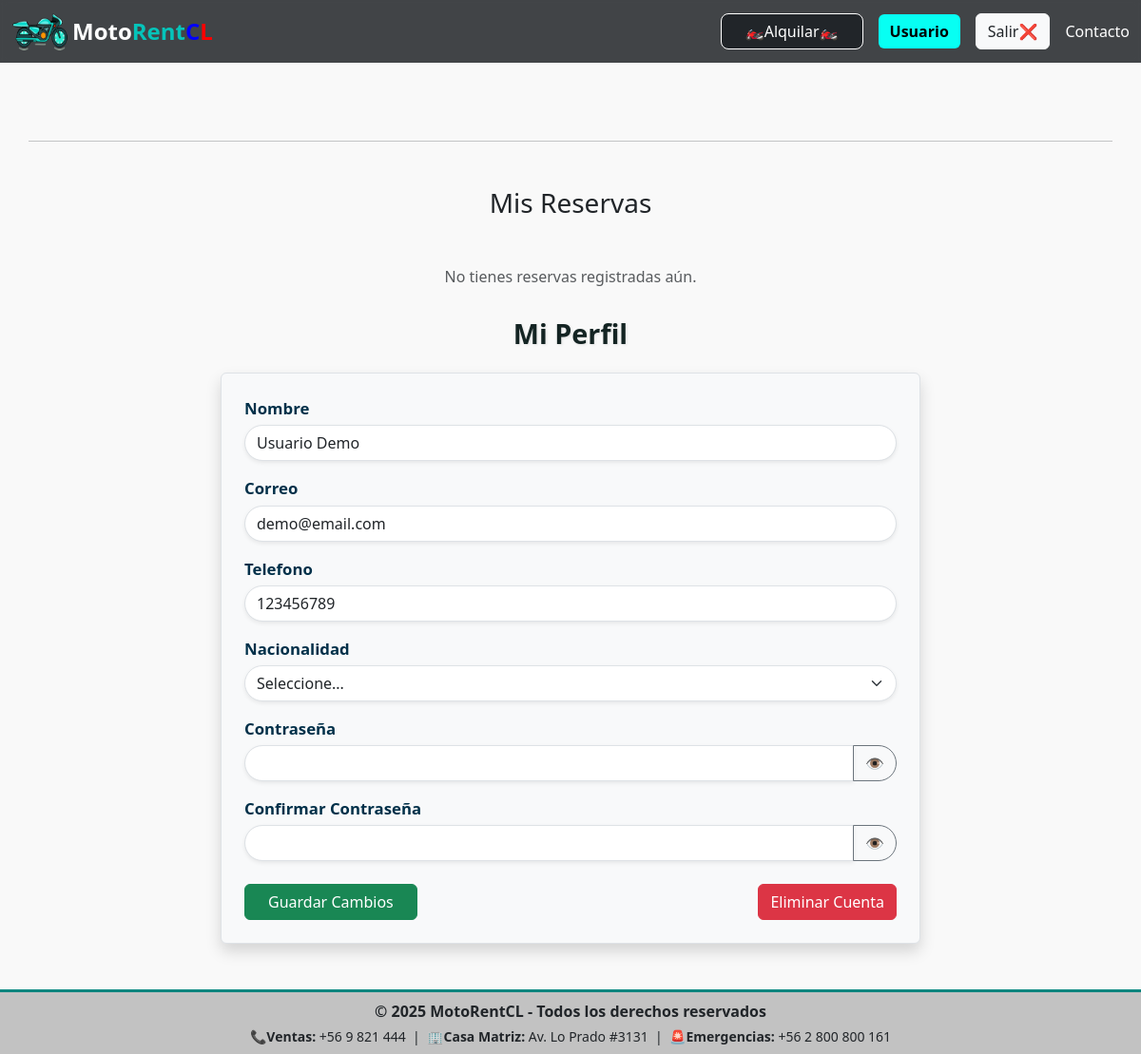
The app's page /mi_perfil/ (signed in) with its own data.
### alquiler/models.py (models this page shows, shortened)
class UsuarioRegistro(models.Model):
    nombre = models.CharField(max_length=100)
    correo = models.EmailField(unique=True)
    telefono = models.CharField(max_length=12)
    nacionalidad = models.CharField(max_length=50)
    contrasena = models.CharField(max_length=128)  # Encriptada
    tipo_usuario = models.ForeignKey(TipoUsuario, on_delete=models.SET_NULL, null=True)
    fecha_registro = models.DateTimeField(default=timezone.now)

### alquiler/views.py (the view)
# urls.py: path('mi_perfil/', views.mi_perfil, name='mi_perfil'),
def mi_perfil(request):
    if not request.session.get('usuario_id'):
        return redirect('login')
    usuario = UsuarioRegistro.objects.get(id=request.session['usuario_id'])
    if request.method == 'POST':
        form = UsuarioForm(request.POST, instance=usuario)
        if form.is_valid():
            usuario_modificado = form.save(commit=False)
            nueva_contrasena = form.cleaned_data.get('contrasena')
            if nueva_contrasena:
                usuario_modificado.contrasena = make_password(nueva_contrasena)
            usuario_modificado.save()
            request.session['usuario_nombre'] = usuario_modificado.nombre
            request.session['usuario_correo'] = usuario_modificado.correo
            AlteracionUsuario.objects.create(usuario=usuario_modificado, tipo='modificacion')
            messages.success(request, "¡Datos actualizados correctamente!")
            return redirect('index')
    else:
        form = UsuarioForm(instance=usuario)
    reservas = Reserva.objects.filter(correo=usuario.correo)
    return render(request, 'mi_perfil.html', {
        'form': form,
        'reservas': reservas
    })

### alquiler/forms.py
class UsuarioForm(forms.ModelForm):
    contrasena = forms.CharField(
        label='Contraseña',
        widget=forms.PasswordInput(attrs={'autocomplete': 'new-password'}),
        required=False
    )
    class Meta:
        model = UsuarioRegistro
        fields = ['nombre', 'correo', 'telefono', 'nacionalidad', 'contrasena']
    def __init__(self, *args, **kwargs):
        super().__init__(*args, **kwargs)
        self.fields['contrasena'].initial = ''

### MotoRentCL/templatetags/usuario_extras.py (called while the page is built)
@register.filter
def primer_nombre(nombre_completo):
    if not isinstance(nombre_completo, str):
        return ''
    return nombre_completo.split(' ')[0]

### alquiler/templatetags/form_filters.py (called while the page is built)
@register.filter(name='add_class')
def add_class(field, css_class):
    return field.as_widget(attrs={"class": css_class})

### alquiler/templates/mi_perfil.html (shortened to what this page needs)
{% load usuario_extras %}
{% load static %}
{% load form_filters %}
<!DOCTYPE html>
<html lang="es">
<head>
  <link href="https://cdn.jsdelivr.net/npm/bootstrap@5.3.0/dist/css/bootstrap.min.css" rel="stylesheet">
  <link rel="stylesheet" href="{% static 'style.css' %}">
</head>
<body>
<nav class="navbar navbar-expand-lg fixed-top arreglo-navbar">
  <div class="container-fluid">
    <a class="navbar-brand d-flex align-items-center logo-text m-0" href="{% url 'index' %}">
      <img src="{% static 'img/moto-icon.png' %}" alt="Logo Moto" class="logo-moto me-1">
      <span class="moto">Moto</span><span class="rent">Rent</span><span class="cl-c">C</span><span class="cl-l">L</span>
    </a>
    <div class="ms-auto d-flex gap-3 align-items-center">
      <a href="{% url 'arrendar' %}" class="nav-link boton-arrendar">🏍️Alquilar🏍️</a>
      {% if request.session.usuario_nombre %}
        <a href="{% url 'mi_perfil' %}" class="btn btn-nombre-usuario fw-bold">
          {{ request.session.usuario_nombre|primer_nombre }}
        </a>
        <form action="{% url 'logout' %}" method="POST" class="d-inline">
          <button type="submit" class="btn btn-light text-dark">Salir❌</button>
        </form>
      {% else %}
        <a href="{% url 'registro' %}" class="btn btn-outline-light">Registro</a>
        <a href="{% url 'login' %}" class="btn btn-light text-dark">Login</a>
      {% endif %}
      <a href="{% url 'contacto' %}" class="nav-link text-white">Contacto</a>
    </div>
  </div>
</nav>
<div class="container my-5">
  <div class="row justify-content-center">
      <hr class="my-5">
<h3 class="text-center mb-4">Mis Reservas</h3>
{% if reservas %}
  <div class="table-responsive mt-4" style="overflow-x: auto;">
    <table class="table table-hover align-middle border rounded shadow-sm" style="min-width: 900px;">
      <thead style="background-color: #01857e; color: white;">
        <tr>
          <th class="px-4 py-3">🏍️ Moto</th>
          <th class="px-4 py-3">📅 Inicio</th>
          <th class="px-4 py-3">📅 Fin</th>
          <th class="px-4 py-3">💰 Total</th>
          <th class="px-4 py-3">⏳ Estado</th>
          <th class="px-4 py-3 text-center">⚙️ Acciones</th>
        </tr>
      </thead>
      <tbody>
        {% for reserva in reservas %}
          <tr style="background-color: #fefefe;">
            <td class="px-4">{{ reserva.motocicleta }}</td>
            <td class="px-4">{{ reserva.fecha_inicio }}</td>
            <td class="px-4">{{ reserva.fecha_fin }}</td>
            <td class="px-4">${{ reserva.total }}</td>
            <td class="px-4">
              {% if reserva.estado_pago == "PENDIENTE" %}
                <span class="badge bg-warning text-dark">Pendiente</span>
              {% else %}
                <span class="badge bg-success">Pagada</span>
              {% endif %}
            </td>
            <td class="px-4 text-center">
              {% if reserva.estado_pago == "PENDIENTE" %}
                <a href="{% url 'modificar_reserva' reserva.id %}" class="btn btn-sm btn-outline-warning me-2">✏️ Editar</a>
                <form action="{% url 'eliminar_reserva' reserva.id %}" method="POST" class="d-inline">
                  {% csrf_token %}
                  <button type="submit" class="btn btn-sm btn-outline-danger"
                          onclick="return confirm('¿Seguro que deseas eliminar esta reserva?')">🗑️ Eliminar</button>
                </form>
              {% else %}
                <span class="text-muted">✔️ Pagada</span>
              {% endif %}
            </td>
          </tr>
        {% endfor %}
      </tbody>
    </table>
  </div>
{% else %}
  <p class="text-center text-muted mt-4">No tienes reservas registradas aún.</p>
{% endif %}
    <div class="col-md-8">
      <h2 class="text-center mb-4">Mi Perfil</h2>
      <form method="POST" class="p-4 border rounded shadow bg-light" novalidate>
        {% for field in form %}
          <div class="mb-3">
            <label class="form-label">{{ field.label }}</label>
            {% if field.name == 'contrasena' %}
              <div class="input-group">
                {{ field|add_class:"form-control rounded-start-pill shadow-sm" }}
                <button type="button" class="btn btn-outline-secondary rounded-end-pill" onclick="togglePassword()">👁️</button>
              </div>
            {% elif field.name == 'nacionalidad' %}
              <select id="id_nacionalidad" name="nacionalidad" class="form-select rounded-pill shadow-sm">
                <option value="">Seleccione...</option>
              </select>
            {% else %}
              {{ field|add_class:"form-control rounded-pill shadow-sm" }}
            {% endif %}
          </div>
        {% endfor %}
        <div class="mb-3">
          <label for="confirmar_contrasena" class="form-label">Confirmar Contraseña</label>
          <div class="input-group">
            <input type="password" id="confirmar_contrasena" class="form-control rounded-start-pill shadow-sm">
            <button type="button" class="btn btn-outline-secondary rounded-end-pill" onclick="toggleConfirm()">👁️</button>
          </div>
        </div>
        <div class="d-flex justify-content-between mt-4">
          <button type="submit" class="btn btn-success px-4">Guardar Cambios</button>
          <a href="{% url 'eliminar_usuario' %}" class="btn btn-danger"
             onclick="return confirm('¿Estás seguro de eliminar tu cuenta? Esta acción no se puede deshacer.')">
            Eliminar Cuenta
          </a>
        </div>
      </form>
    </div>
  </div>
</div>
<footer class="mt-5">
  <div style="height: 3px; background-color: #01857e;"></div>
  <div style="background-color: #c2c2c2;" class="text-dark text-center py-2">
    <p class="mb-1 fw-semibold">&copy; 2025 <strong>MotoRentCL</strong> - Todos los derechos reservados</p>
    <p class="mb-0 small">
      <strong>📞Ventas:</strong> +56 9 821 444 &nbsp;|&nbsp;
      <strong>🏢Casa Matriz:</strong> Av. Lo Prado #3131 &nbsp;|&nbsp;
      <strong>🚨Emergencias:</strong> +56 2 800 800 161
    </p>
  </div>
</footer>
</body>
</html>

### alquiler/static/style.css (style rules this page uses)
body { font-family: 'Segoe UI', sans-serif; background-color: #f9f9f9; margin: 0; padding: 0; overflow-x: hidden; }
h2 { font-weight: 600; color: #142423; text-align: center; font-size: 1.8rem; z-index: 1; position: relative; margin-top: 15px; margin-bottom: 20px; text-shadow: 1px 1px 3px rgba(0, 0, 0, 0.1); }
.arreglo-navbar { background-color: rgba(33, 37, 41, 0.85); backdrop-filter: blur(3px); }
.logo-moto { width: 60px; height: 40px; }
.logo-text span { font-weight: bold; font-size: 1.5rem; }
.moto { color: white; }
.rent { color: #05c4ba; }
.cl-c { color: rgb(0, 0, 255); }
.cl-l { color: rgb(255, 0, 0); }
.boton-arrendar { padding: 6px 25px; background-color: #212529; color: #ffffff !important; border-radius: 8px; font-weight: 500; transition: background-color 0.2s ease, color 0.2s ease; border: 1px solid #ffffff; white-space: nowrap; }
.form-label { font-size: 1.05rem; font-weight: bold; color: #003049; margin-bottom: 5px; }
.btn-nombre-usuario { background-color: #07fff3; color: #000; border: none; transition: background-color 0.3s ease; }

### records on screen
UsuarioRegistro: form "Usuario Demo" "demo@email.com" "123456789"

### other values on screen
{{ request.session.usuario_nombre|primer_nombre }} "Usuario"
{{ field.label }} "Nombre" "Correo" "Telefono" "Nacionalidad" "Contraseña"
